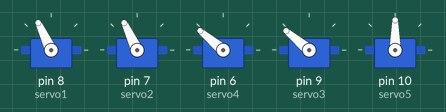
A sketch run on a simulated Arduino Uno, built with avr-gcc and run on an emulated ATmega328P. Parts: 5 × servo.

Above: at 0.1 s.
At 2.1 s:
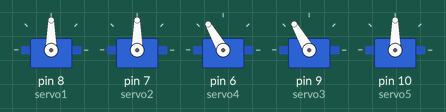
At 6.1 s:
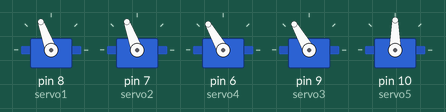
At 12.6 s:
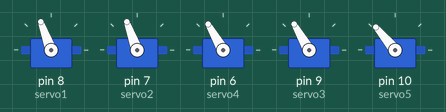
At 19.1 s:
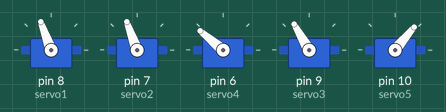
At 29.1 s:
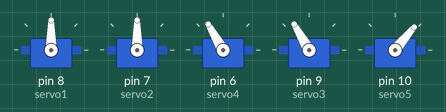
Timing chart, 0 to 30.6 s (numbered marks = the images above):
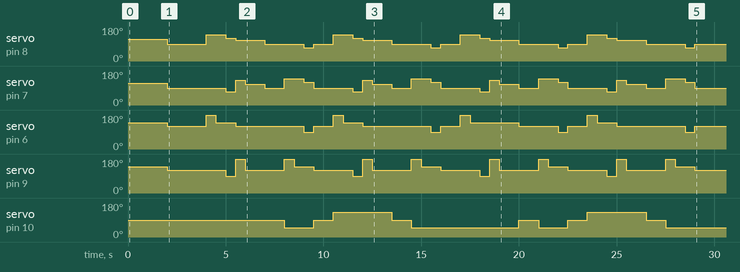

The sketch:

4servoWalk.ino
```cpp
  #include <Servo.h>


  Servo servo1;
  Servo servo2;
  Servo servo3;
  Servo servo4;
  Servo servo5;

void setup() {
  servo1.attach(8);
  servo2.attach(7);
  servo4.attach(6);
  servo3.attach(9);
  servo5.attach(10);


  servo1.write(115);
  servo2.write(115);

  servo3.write(140);
  servo4.write(140);

  delay(2000);

//stage #1

  servo1.write(90);
  servo2.write(90);

  servo3.write(120);
  servo4.write(120);

 // servo5.write(90);

  delay(2000);

 // servo5.write(130);

//stage #2

  servo1.write(140);
  servo4.write(180);

  delay(500);

//stage #3

servo4.write(140);

  delay(500);

//stage #4

  servo1.write(120);
  servo2.write(70);
  servo3.write(90);

  delay(500);

//stage #5

  servo1.write(110);
  servo2.write(130);

  servo3.write(180);
  servo4.write(120);

  delay(500);

  servo2.write(110);

  servo3.write(120);

  delay(1000);

//step#2


//stage #1

  servo1.write(90);
  servo2.write(90);

  servo3.write(120);
  servo4.write(120);

  servo5.write(90);

  delay(1000);

  servo5.write(50);

//stage #2

  servo2.write(140);
  servo3.write(180);

  delay(500);

//stage #3

servo3.write(140);

  delay(500);

//stage #4

  servo2.write(120);
  servo1.write(70);
  servo4.write(90);

  delay(500);

//stage #5


  //stage #1

  servo1.write(90);
  servo2.write(90);

  servo3.write(120);
  servo4.write(120);

  servo5.write(90);

  delay(1000);

  servo5.write(130);

//stage #2

  servo1.write(140);
  servo4.write(180);

  delay(500);

//stage #3

servo4.write(140);

  delay(500);

//stage #4

  servo1.write(120);
  servo2.write(70);
  servo3.write(90);

  delay(500);

//stage #5

  servo1.write(110);
  servo2.write(130);

  servo3.write(180);
  servo4.write(120);

  delay(500);

  servo2.write(110);

  servo3.write(120);

  delay(1000);

//step#4


//stage #1

  servo1.write(90);
  servo2.write(90);

  servo3.write(120);
  servo4.write(120);

  servo5.write(90);

  delay(1000);

  servo5.write(50);

//stage #2

  servo2.write(140);
  servo3.write(180);

  delay(500);

//stage #3

servo3.write(140);

  delay(500);

//stage #4

  servo2.write(120);
  servo1.write(70);
  servo4.write(90);

  delay(500);

//stage #5

  servo1.write(90);
  servo2.write(90);

  servo3.write(120);
  servo4.write(120);


delay(1000);


  servo1.write(140);
  servo4.write(180);

  delay(500);

//stage #3

servo4.write(140);

  delay(500);

//stage #4

  servo1.write(120);
  servo2.write(70);
  servo3.write(90);


  delay(500);

//stage #5

  servo1.write(110);
  servo2.write(130);

  servo3.write(180);

  delay(500);

  servo2.write(110);

  servo3.write(120);

  delay(1000);

//step#2


//stage #1

  servo1.write(90);
  servo2.write(90);

  servo3.write(120);
  servo4.write(120);

  servo5.write(90);

  delay(1000);

  servo5.write(50);

//stage #2

  servo2.write(140);
  servo3.write(180);

  delay(500);

//stage #3

servo3.write(140);


  delay(500);

//stage #4

  servo2.write(120);
  servo1.write(70);
  servo4.write(90);


  delay(500);

//stage #5


  //stage #1

  servo1.write(90);
  servo2.write(90);

  servo3.write(120);
  servo4.write(120);

  servo5.write(90);


  delay(1000);

  servo5.write(130);

//stage #2

  servo1.write(140);
  servo4.write(180);


  delay(500);

//stage #3

servo4.write(140);


  delay(500);

//stage #4

  servo1.write(120);
  servo2.write(70);
  servo3.write(90);


  delay(500);

//stage #5

  servo1.write(110);
  servo2.write(130);

  servo3.write(180);
  servo4.write(120);


  delay(500);

  servo2.write(110);

  servo3.write(120);


  delay(1000);

//step#4


//stage #1

  servo1.write(90);
  servo2.write(90);

  servo3.write(120);
  servo4.write(120);

  servo5.write(90);


  delay(1000);

  servo5.write(50);

//stage #2

  servo2.write(140);
  servo3.write(180);


  delay(500);

//stage #3

servo3.write(140);


  delay(500);

//stage #4

  servo2.write(120);
  servo1.write(70);
  servo4.write(90);


  delay(500);

//stage #5

  servo1.write(90);
  servo2.write(90);

  servo3.write(120);
  servo4.write(120);

}

void loop()
{


}
```

Measured:
- by itself, servo on pin 6 (servo4): 140° → 120° at 2.0 s, → 180° 2.0 s later, → 140° 0.50 s later, → 120° 1.0 s later, … (21 changes in this stretch)
- by itself, servo on pin 8 (servo1): repeats every 6.5 s: 140° 1.0 s, 120° 0.50 s, 110° 1.5 s, 90° 2.0 s, 70° 0.50 s, 90° 1.0 s, until it stays 90° from 29.0 s
- by itself, servo on pin 9 (servo3): repeats every 6.5 s: 90° 0.50 s, 180° 0.50 s, 120° 2.0 s, 180° 0.50 s, 140° 1.0 s, 120° 2.0 s, until it stays 120° from 29.0 s
